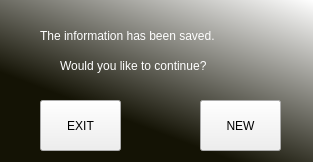
<?xml version="1.0" encoding="UTF-8"?>
<ui version="4.0">
 <class>Continue</class>
 <widget class="QMainWindow" name="Continue">
  <property name="geometry">
   <rect>
    <x>0</x>
    <y>0</y>
    <width>313</width>
    <height>162</height>
   </rect>
  </property>
  <property name="minimumSize">
   <size>
    <width>313</width>
    <height>162</height>
   </size>
  </property>
  <property name="maximumSize">
   <size>
    <width>313</width>
    <height>162</height>
   </size>
  </property>
  <property name="windowTitle">
   <string>MainWindow</string>
  </property>
  <property name="styleSheet">
   <string notr="true">QWidget#centralwidget{
background-color:qlineargradient(spread:pad, x1:0.435644, y1:0.767, x2:1, y2:0, stop:0 rgba(20, 19, 5, 255), stop:1 rgba(255, 255, 255, 255))}</string>
  </property>
  <widget class="QWidget" name="centralwidget">
   <widget class="QLabel" name="Above_Label">
    <property name="geometry">
     <rect>
      <x>40</x>
      <y>10</y>
      <width>241</width>
      <height>51</height>
     </rect>
    </property>
    <property name="styleSheet">
     <string notr="true">font: 9pt &quot;Arial Rounded MT Bold&quot;;
color: rgb(255, 255, 255);</string>
    </property>
    <property name="text">
     <string>The information has been saved.</string>
    </property>
   </widget>
   <widget class="QLabel" name="Below_Label">
    <property name="geometry">
     <rect>
      <x>60</x>
      <y>40</y>
      <width>201</width>
      <height>51</height>
     </rect>
    </property>
    <property name="styleSheet">
     <string notr="true">font: 9pt &quot;Arial Rounded MT Bold&quot;;
color: rgb(255, 255, 255);</string>
    </property>
    <property name="text">
     <string>Would you like to continue?</string>
    </property>
   </widget>
   <widget class="QPushButton" name="New_Button">
    <property name="geometry">
     <rect>
      <x>200</x>
      <y>100</y>
      <width>81</width>
      <height>51</height>
     </rect>
    </property>
    <property name="text">
     <string>NEW</string>
    </property>
   </widget>
   <widget class="QPushButton" name="Exit_Button">
    <property name="geometry">
     <rect>
      <x>40</x>
      <y>100</y>
      <width>81</width>
      <height>51</height>
     </rect>
    </property>
    <property name="text">
     <string>EXIT</string>
    </property>
   </widget>
  </widget>
 </widget>
 <resources/>
 <connections/>
</ui>
